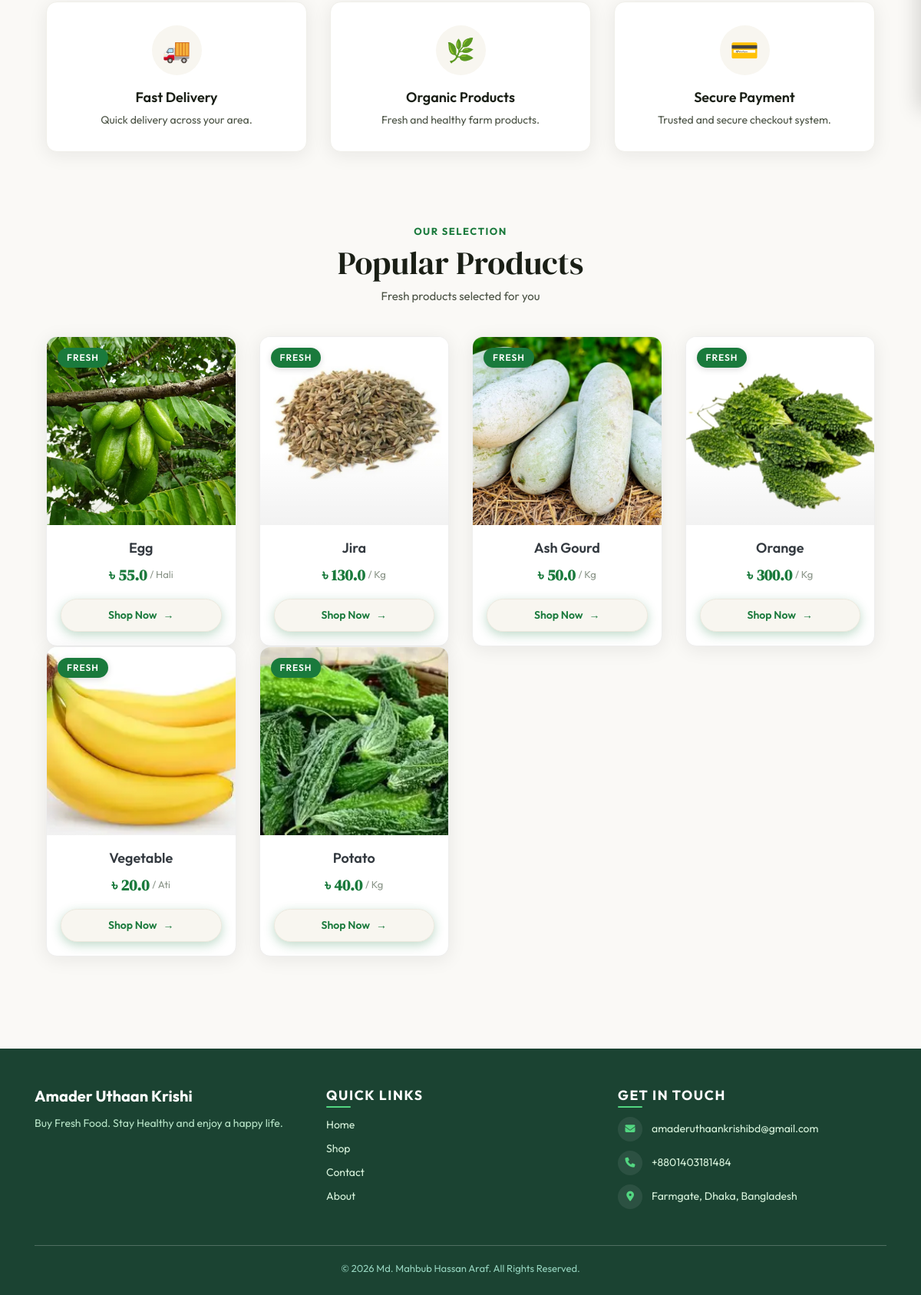
The app's page / (lower part), older data.
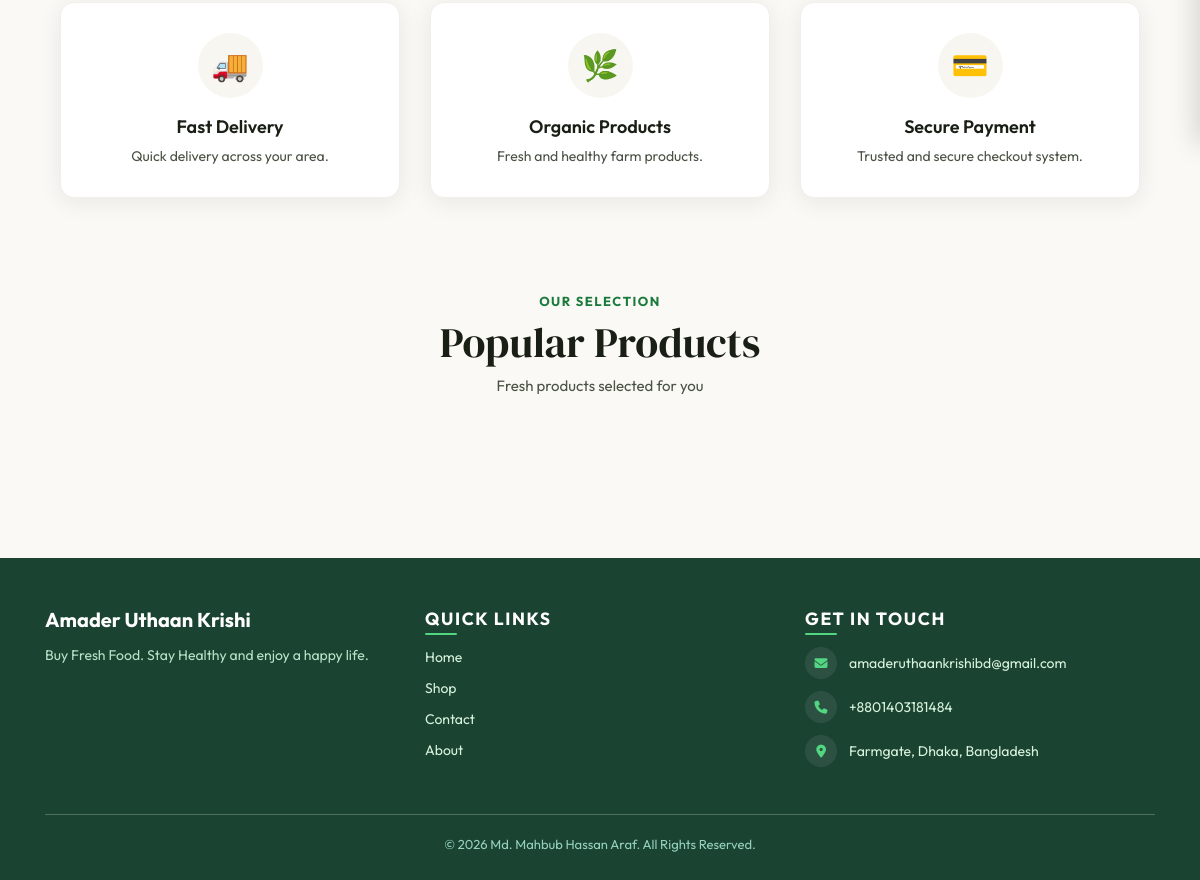
The same page, newer data.
### apps/products/models.py (models this page shows, shortened)
class Product(models.Model):
    UNIT_CHOICES = [
        ('kg', 'Kg'),
        ('gm', 'gm'),
        ('pcs', 'Pcs'),
        ('ati', 'Ati'),
        ('fana', 'Fana'),
        ('hali', 'Hali'),
    ]
    name = models.CharField(max_length=200)
    price = models.FloatField(help_text="Per unit price (Per Kg for kg/gm)")
    unit = models.CharField(max_length=10, choices=UNIT_CHOICES)
    description = models.TextField(blank=True, null=True)
    image = models.FileField(upload_to='products/', null=True, blank=True)
    is_active = models.BooleanField(default=True, help_text="Designates whether this product is visible in shop & search.")

### amader_uthaan_krishi/views.py (the view)
# urls.py: path('', home, name='home'),
def home(request):
    products = Product.objects.filter(is_active=True).order_by('?')[:8]
    return render(request, 'home.html', {
        'products': products
    })

### Templates/home.html (shortened to what this page needs)
{% extends 'base.html' %}
{% load static %}
{% block content %}
<section class="feature-section">
    <div class="container">
        <div class="row g-2 g-md-3 text-center">
            <div class="col-4 col-md-4">
                <div class="feature-box">
                    <div class="feature-icon-wrap">
                        <span class="feature-icon">🚚</span>
                    </div>
                    <h5>Fast Delivery</h5>
                    <p>Quick delivery across your area.</p>
                </div>
            </div>
            <div class="col-4 col-md-4">
                <div class="feature-box">
                    <div class="feature-icon-wrap">
                        <span class="feature-icon">🌿</span>
                    </div>
                    <h5>Organic Products</h5>
                    <p>Fresh and healthy farm products.</p>
                </div>
            </div>
            <div class="col-4 col-md-4">
                <div class="feature-box">
                    <div class="feature-icon-wrap">
                        <span class="feature-icon">💳</span>
                    </div>
                    <h5>Secure Payment</h5>
                    <p>Trusted and secure checkout system.</p>
                </div>
            </div>
        </div>
    </div>
</section>
<section class="product-section">
    <div class="container">
        <div class="section-title text-center">
            <span class="section-label">Our Selection</span>
            <h2>Popular Products</h2>
            <p>Fresh products selected for you</p>
        </div>
        <div class="row g-2 g-md-4">
            {% for p in products|slice:":12" %}
            <div class="col-lg-3 col-md-4 col-4">
                <div class="product-card">
                    <div class="product-badge">Fresh</div>
                    <a href="{% url 'product_details' p.id %}" class="d-block text-decoration-none">
                        <div class="product-image-box">
                            {% if p.image %}
                            <img src="{{ p.image.url }}"
                                 class="product-image"
                                 alt="{{ p.name }}">
                            {% else %}
                            <img src="https://via.placeholder.com/300x300"
                                 class="product-image"
                                 alt="No Image">
                            {% endif %}
                            <div class="product-image-overlay"></div>
                        </div>
                    </a>
                    <div class="product-body text-center">
                        <h5 class="product-name">
                            <a href="{% url 'product_details' p.id %}" class="text-decoration-none text-dark">
                                {{ p.name }}
                            </a>
                        </h5>
                        <div class="product-price">
                            ৳ {{ p.price }}
                            <span>/ {% if p.unit == 'gm' %}Kg{% else %}{{ p.get_unit_display }}{% endif %}</span>
                        </div>
                        <form method="POST" action="{% url 'add_to_cart' p.id %}" class="w-100 mt-auto">
                            <button type="submit" class="shop-btn">
                                Shop Now <span class="btn-arrow">→</span>
                            </button>
                        </form>
                    </div>
                </div>
            </div>
            {% endfor %}
        </div>
    </div>
</section>
{% endblock %}

Row changes from the older to the newer data that the page shows:
removed Product: image (picture), name "Egg", price "55.0", unit "Hali"
removed Product: image (picture), name "Jira", price "130.0", unit "Kg"
removed Product: image (picture), name "Ash Gourd", price "50.0", unit "Kg"
removed Product: image (picture), name "Orange", price "300.0", unit "Kg"
removed Product: image (picture), name "Vegetable", price "20.0", unit "Ati"
removed Product: image (picture), name "Potato", price "40.0", unit "Kg"
